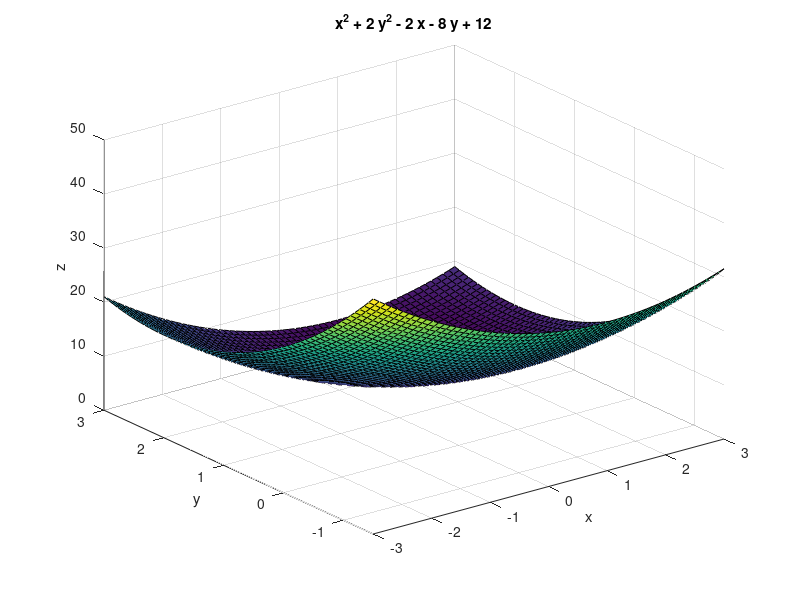

MATLAB code for this plot:
clear
clc
func = @(x,y)x.^2+2*y.^2-2*x-8*y+12;
min = fminsearch(@(v)func(v(1),v(2)),[10 10]);
fprintf('min at: x = %0.2f, y = %0.2f\n', min(1), min(2));
value = func(min(1), min(2));
fprintf('value at min: f(x, y) = %0.2f\n', value);
ezsurf(func, [-3 3 -1.5 3]);
zlabel('z')